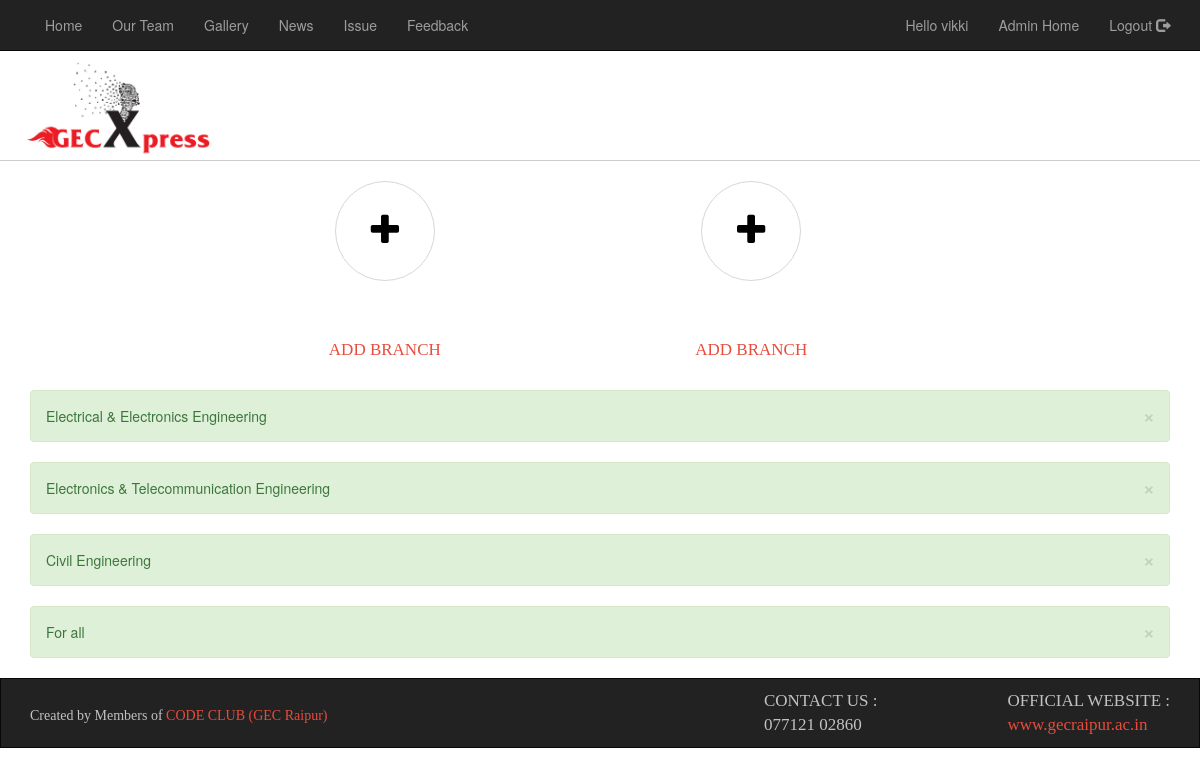
Page /Gec_Xpress/admin/Edit_branch.php (signed in) on the committed database.
### tables this page shows
CREATE TABLE `branch` (
  `bid` int(5) NOT NULL,
  `bname` varchar(50) NOT NULL,
  `trash` varchar(5) NOT NULL
);

### Gec_Xpress/admin/Edit_branch.php (the view, shortened to what this page needs)
<?php session_start();
    include './gecdp.php';
if(isset($_SESSION["admin_name"]) && isset($_SESSION["admin_pass"]))
{
            ?>
<!DOCTYPE html>
<html>
    <head>
        <link href="../layout/styles/layout.css" rel="stylesheet" type="text/css" media="all">
        <link rel="stylesheet" href="https://maxcdn.bootstrapcdn.com/bootstrap/3.3.7/css/bootstrap.min.css">
    </head>
    <body>
        <?php include './header.php'; ?>
    <div class="wrapper row3 center"  style="">
        <main class="hoc container clear">
          <div class="group center" style="margin-top: 20px;">
              <a href="#" data-toggle="modal" data-target="#myModal" style="color:#000;text-decoration: none;">
                <article class="two_quarter"><i class="icon fa fa-plus"></i>
                    <h4 class="font-x1 uppercase"><p style="color:#E84C3D;text-decoration:none;font-size:17px;font-family: Georgia,'Times New Roman', 'Times, serif';">Add Branch</p></h4>
                </article>
                  <article class="one_quarter"><i class="icon fa fa-plus"></i>
                    <h4 class="font-x1 uppercase"><p style="color:#E84C3D;text-decoration:none;font-size:17px;font-family: Georgia,'Times New Roman', 'Times, serif';">Add Branch</p></h4>
                </article>
              </a>
          </div>
        </main>
    </div>
        <div class="container" style="margin-top: 20px;">
        <?php
        if(isset($_REQUEST["trash"]) && isset($_REQUEST["trash"])=='yes'){
            $qry="SELECT * FROM branch WHERE trash='yes' ORDER BY bid";
        }else{
            $qry="SELECT * FROM branch WHERE trash!='yes' ORDER BY bid";
        }
            $result= mysqli_query($con, $qry);
            while($row= mysqli_fetch_array($result))
            {
                ?>
		<div class="alert alert-success alert-dismissable fade in">
                    <a href="Edit_branch.php?branch_id=<?php echo $row["bid"] ?>&&trash='yes'" class="close" data-dismiss="alert" area-label="close" title="Remove the branch" onClick='return confirmDelete(this);'>&times</a>
			<?php echo $row["bname"]; ?>
		</div>
                <?php
            }
        ?>
    </div>
<?php
include './footer.php';
?>
    </body>
</html>
<?php
}else{
    header("location:Admin_login.php");
}
?>

### Gec_Xpress/admin/header.php (shortened to what this page needs)
<?php session_start();
 include './gecdp.php';
?>
<!DocType html>
<html lang="en">
<html>
<head>
            <link rel="stylesheet" href="https://maxcdn.bootstrapcdn.com/bootstrap/3.3.7/css/bootstrap.min.css">
</head>
<body>
    <nav class="navbar navbar-inverse navbar-fixed-top" style="border-radius: 0px;">
        <div class="container" style="padding-bottom: 0px;padding-top: 0px;">
			<div class="collapse navbar-collapse" id="myNavbar">
			<ul class="nav navbar-nav">
                                <li><a href="../Gec_Xpress.php">Home</a></li>
                                <li><a href="../Our_Team/index.html">Our Team</a></li>
                                <li><a href="../gallery.php">Gallery</a></li>
                                <li><a href="../News_view.php">News</a></li>
                                <li><a href="../Issue_view.php">Issue</a></li>
                                <li><a href="../Feedback_view.php">Feedback</a></li>
			</ul>
			<ul class="nav navbar-nav navbar-right">
                            <?php
                            if(isset($_SESSION["admin_name"]) && isset($_SESSION["admin_pass"]))
                            {
                                ?>
                                    <li><a href="#" class="dropdown toggle" data-toggle="dropdown">
                                    <?php
                                        $qry_v="SELECT * FROM admin WHERE admin_name='".$_SESSION["admin_name"]."'";
                                        $result_v=mysqli_query($con,$qry_v);
                                        $row_v=mysqli_fetch_array($result_v);
                                        echo "Hello ";
                                        echo $row_v["admin_name"];
                                    ?>
                                        </a>
                                            <li><a href="Admin_home.php">Admin Home</a></li>
                                    </li>
                                <?php
                                echo"<li><a href='../Logout.php'>Logout <span class='glyphicon glyphicon-log-out'></span></a></li>";
                            }
                            else
                            {
                                echo"<li><a href='Admin_login.php' ><span class='glyphicon glyphicon-log-in'></span> Login</a></li>";
                            }
                            ?>
			</ul>
			</div>
		</div>
	</nav>
    <div class="row" style="margin-right:0px;padding-bottom: 0px;">
        <div class="container">
            <a href="../Gec_Xpress.php"><img src="images/logo2.jpg" class="img-responsive" style="height: 100px;"/></a>
        </div><div style="height: 1px; width: 100%;background-color: #ccc; "></div>
    </div>
</body>
</html>

### Gec_Xpress/layout/styles/layout.css (style rules this page uses)
.container { padding:80px 0; }
*, *::before, *::after { transition:all .3s ease-in-out; }
.icon { border-color:#D7D7D7; }
@media screen and (min-width:978px) { .hoc { max-width:978px; } }

### Gec_Xpress/layout/styles/framework.css (style rules this page uses)
html { overflow-y:scroll; overflow-x:hidden; }
html, body { margin:0; padding:0; font-size:14px; line-height:1.6em; }
*, *::before, *::after { box-sizing:border-box; }
.center { text-align:center; }
.uppercase { text-transform:uppercase; }
.icon { display:inline-block; position:relative; margin-bottom:50px; width:100px; height:100px; line-height:98px; border:1px solid; border-radius:50%; background-clip:padding-box; text-align:center; font-size:36px; }
.clear, .group { display:block; }
.clear::before, .clear::after, .group::before, .group::after { display:table; content:""; }
.clear, .clear::after, .group, .group::after { clear:both; }
a { outline:none; text-decoration:none; }
img { width:auto; max-width:100%; height:auto; margin:0; padding:0; border:none; line-height:normal; vertical-align:middle; }
body, input, textarea, select { font-family:Verdana, Geneva, sans-serif; }
h1, h2, h3, h4, h5, h6, .heading { font-family:Georgia, "Times New Roman", Times, serif; }
h1, h2, h3, h4, h5, h6, .heading { margin:0 0 20px 0; font-size:22px; line-height:normal; font-weight:normal; text-transform:capitalize; }
.font-x1 { font-size:1.2rem; }
.wrapper { display:block; width:100%; margin:0; padding:0; text-align:left; word-wrap:break-word; }
.hoc { display:block; margin:0 auto; }
address, article, aside, figcaption, figure, footer, header, main, nav, section { display:block; margin:0; padding:0; }
.one_half, .one_third, .two_third, .one_quarter, .two_quarter, .three_quarter { display:inline-block; float:left; margin:0 0 0 3.06748466257669%; list-style:none; }
.one_quarter { width:22.69938650306748%; }
.one_half, .two_quarter { width:48.46625766871166%; }

### Gec_Xpress/admin/header.php (style rules this page uses)
body { font-family: "Lato", sans-serif; }
.container { padding:0; }

### rows in the picture
branch: bname "Electrical & Electronics Engineering"
branch: bname "Electronics & Telecommunication Engineering"
branch: bname "Civil Engineering"
branch: bname "For all"

### other values in the picture
$row_v["admin_name"] "vikki"
